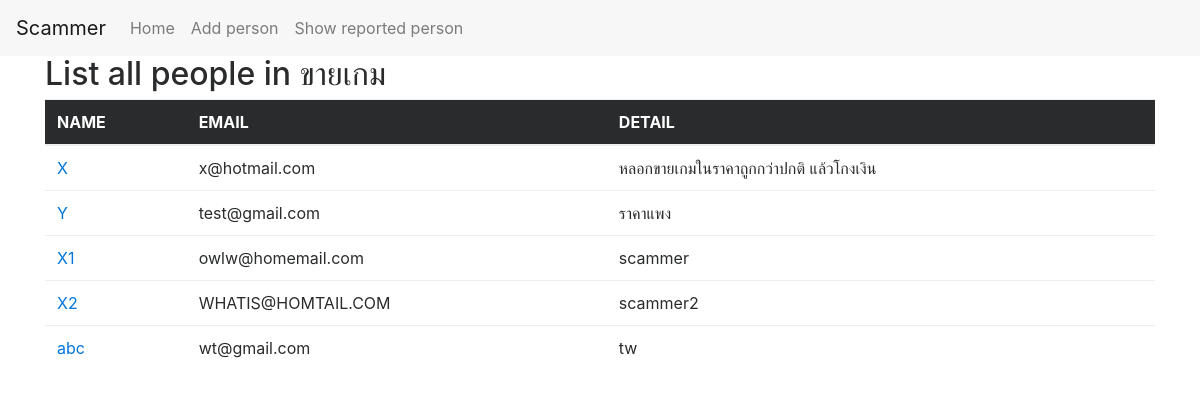
The app's page /list/1 with its own data.
### scammerlist/models.py (models this page shows, shortened)
class Catalog(models.Model):
    type_cat = models.CharField(max_length=200)
    def __str__(self):
        return self.type_cat

class Person(models.Model):
    catalog = models.ForeignKey(Catalog, on_delete=models.CASCADE)
    name = models.CharField(max_length=200)
    email = models.CharField(max_length=200)
    mobile_number = models.CharField(max_length=10)
    detail = models.CharField(max_length=400)
    last_report_time = models.DateTimeField(default=timezone.now())

### scammerlist/views.py (the view)
# urls.py: url(r'^list/(?P<catalog_id>[0-9]+)$', views.listname, name='listname'),
def listname(request,catalog_id):
    catalog = get_object_or_404(Catalog,pk=catalog_id)
    return render(request,"scammerlist/detail.html",{"catalog":catalog})

### scammerlist/templates/scammerlist/detail.html (shortened to what this page needs)
{% load static %}
<head>
<link rel="stylesheet" href="{% static 'css/bootstrap.min.css' %}">
<link rel="stylesheet" href="{% static 'css/bootstrap-theme.min.css' %}">
</head>
    {% block content %}
        {% include 'scammerlist/navbar.html' %}
    {% endblock %}
<div class="container">
<h2>List all people in {{ catalog }}</h2>
    <table class="table" id="table_list">
      <thead class="thead-inverse">
        <tr>
          <th>NAME</th>
          <th>EMAIL</th>
          <th>DETAIL</th>
        </tr>
      </thead>
      <tbody>
        {% for people in catalog.person_set.all %}
            <tr>
              <td><a href="{% url 'person_de' people.id %}">{{ people.name }}</a></td>
              <td>{{ people.email }}</td>
              <td>{{ people.detail }}</td>
            </tr>
        {% endfor %}
      </tbody>
    </table>
</div>

### records on screen
Catalog: type_cat "ขายเกม"
Person: name "X", email "x@hotmail.com", detail "หลอกขายเกมในราคาถูกกว่าปกติ แล้วโกงเงิน"
Person: name "Y", email "test@gmail.com", detail "ราคาแพง"
Person: name "X1", email "owlw@homemail.com", detail "scammer"
Person: name "X2", email "WHATIS@HOMTAIL.COM", detail "scammer2"
Person: name "abc", email "wt@gmail.com", detail "tw"
